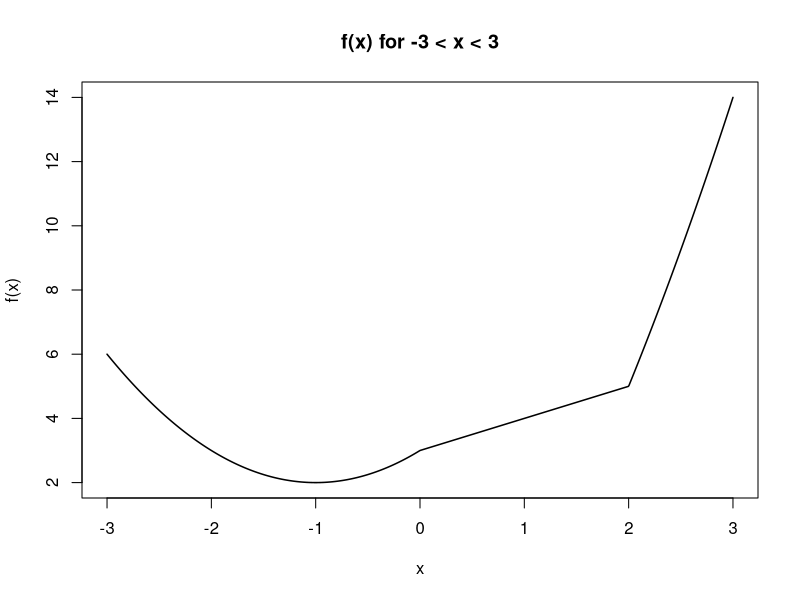
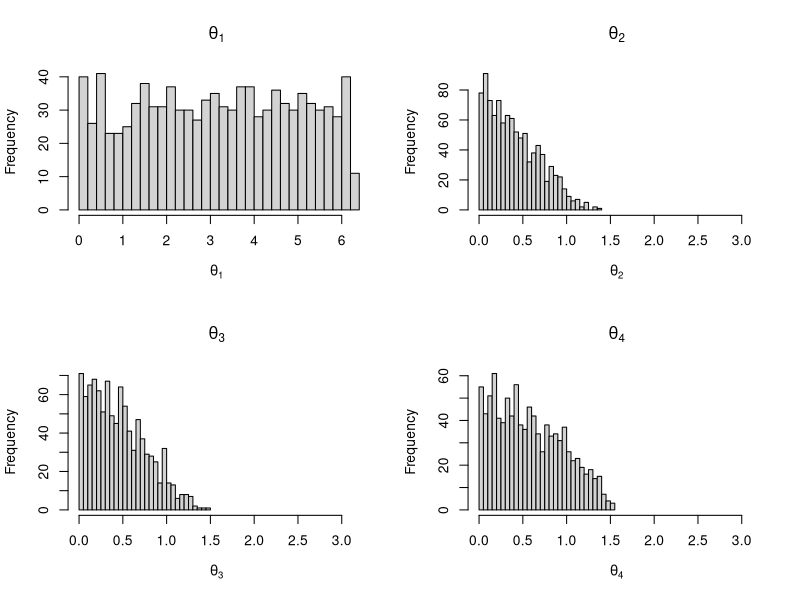

Write the R code that produced these figures, in order.
## ---- chunk 1
# nkMatFor <- function(n, k) {
#   mat <- matrix(0, n, n)
#   
#   diag(mat) <- k
#   
#   for (i in 1:(n-1)) {
#     mat[i, i+1] <- 1
#     mat[i+1, i] <- 1
#   }
#   
#   return(mat)
# }
# 
# n6k5 <- nkMatFor(n = 6,
#               k = 5)
# n6k5
## ---- chunk 2
nkMat <- function(n, k) {
  mat <- matrix(0, n, n)
  
  diag(mat) <- k
  
  mat[row(mat) == col(mat) + 1] <- 1
  mat[row(mat) == col(mat) - 1] <- 1
  
  return(mat)
}

n6k5 <- nkMat(n = 6,
              k = 5)
n6k5
## ---- chunk 3
tmpFn <- function(xVec) {
  result <- numeric(length(xVec))
  
  result[xVec < 0] <- xVec[xVec < 0]^2 + 2 * xVec[xVec < 0] + 3
  result[xVec >= 0 & xVec < 2] <- xVec[xVec >= 0 & xVec < 2] + 3
  result[xVec >= 2] <- xVec[xVec >= 2]^2 + 4 * xVec[xVec >= 2] - 7
  
  result
}

## ---- chunk 4
xValues <- seq(from = -3, 
               to = 3, 
               length.out = 1000)

yValues <- tmpFn(xVec = xValues)

length(xValues) == length(yValues)

plot(x = xValues, y = yValues, 
     type = "l",
     col = "black", 
     lwd = 1.5,
     xlab = "x", 
     ylab = "f(x)", 
     main = "f(x) for -3 < x < 3")
## ---- chunk 5
gcd <- function(m, n) {
  m <- abs(m)
  n <- abs(n)
  
  while (n != 0) {
    remainder <- m %% n
    m <- n
    n <- remainder
  }
  
  m
}
## ---- chunk 6
# Testing examples 
gcd(m = 4*7, 
    n = 4*4*4*7)
gcd(m = 47, 
    n = 93)
## ---- chunk 7
order.matrix <- function(mat) {
  sorted.indices <- order(mat)
  result <- arrayInd(sorted.indices, dim(mat))
  colnames(result) <- c("row", "col")
  result
}
## ---- chunk 8
# order.matrix <- function(mat) {
#   sorted.indices <- order(mat)
#   
#   row.indices <- (sorted.indices - 1) %% nrow(mat) + 1
#   col.indices <- (sorted.indices - 1) %/% nrow(mat) + 1
#   
#   result <- cbind(row = row.indices, 
#                   col = col.indices)
#   result
# }
## ---- chunk 9
set.seed(42)  
testMat <- matrix(data = rchisq(4 * 3, df = 1), 
                      nrow = 4, 
                      ncol = 3)
dim(testMat)
testMat

testResults <- order.matrix(mat = testMat)
testResults
dim(testResults)
## ---- chunk 10
polaroid <- function(x) {
  R <- sqrt(sum(x^2))
  
  # if radius is length 0, then no angles
  if (R == 0) return(c(R))
  
  # for an n length input, return length n, but n-1 are thetas
  theta <- numeric(length(x) - 1)
  
  # atan for arctan 
  theta[1] <- atan2(x[2], x[1])
  if (theta[1] < 0) {
    theta[1] <- theta[1] + 2 * pi 
  }
  
  p <- length(x)
  # only need to do function once if input is 2
  # else need to start iterating 
  if (p > 2) {
    for (i in 2:(p - 1)) {
      numerator <- sqrt(sum(x[i:p]^2))
      denominator <- sqrt(sum(x[(i-1):p]^2))
      theta[i] <- acos(numerator / denominator)
    }
  }
  
  dat <- c(R, theta)
  dat 
}
## ---- chunk 11
x <- c(1, 2, 3)
polarRep <- polaroid(x)
polarRep
## ---- chunk 12
normalize <- function(x) {
  rowNorm <- sqrt(rowSums(x^2))
  normMat <- x / rowNorm
  
  normMat[is.nan(normMat)] <- 0
  normMat
}

# here's one using sweep 
# normalize <- function(x) {
#   rowNorm <- sqrt(rowSums(x^2))
#   normMat <- sweep(x, 1, row_norms, FUN = "/")
#   normMat[is.nan(normMat)] <- 0
#   normMat
# }
## ---- chunk 13
set.seed(42)  
testMat <- matrix(data = rnorm(12), 
                  nrow = 4, 
                  ncol = 3)
testMat
rowSums(testMat^2)

normMatEx <- normalize(x = testMat)
normMatEx
rowSums(normMatEx^2)
## ---- chunk 14
set.seed(42)  

y <- matrix(data = rnorm(1000 * 5), 
            nrow = 1000, 
            ncol = 5)

z <- apply(X = y, 
           MARGIN = 2,
           FUN = function(col) {
             normalize(x = matrix(col, ncol = 1))
             }
           )

ksTests <- apply(X = z, 
                  MARGIN = 2, 
                  FUN = function(col) {
                    ks.test(col, "punif", min = -1, max = 1)
                    }
                  )

ksTests
## ---- chunk 15
polarRep <- t(apply(X = y,
                    MARGIN = 1,
                    FUN = polaroid))

rVal <- polarRep[, 1]
thetaVal <- polarRep[, -1]
# thetaVal <- if (ncol(polarRep) > 1) polarRep[, -1] else NA
## ---- chunk 16
rSq <- rVal^2
csTest <- ks.test(rSq, "pchisq", df = 5)
csTest
## ---- chunk 17
par(mfrow = c(2, 2))

hist(thetaVal[, 1], 
     breaks = 30, 
     main = expression(theta[1]), 
     xlab = expression(theta[1]), 
     xlim = c(0, 2 * pi))

hist(thetaVal[, 2], 
     breaks = 30, 
     main = expression(theta[2]), 
     xlab = expression(theta[2]), 
     xlim = c(0, pi))

hist(thetaVal[, 3], 
     breaks = 30, 
     main = expression(theta[3]), 
     xlab = expression(theta[3]), 
     xlim = c(0, pi))

hist(thetaVal[, 4], 
     breaks = 30, 
     main = expression(theta[4]), 
     xlab = expression(theta[4]), 
     xlim = c(0, pi))

## ---- chunk 18
theta1Test <- ks.test(x = thetaVal[, 1] / (2 * pi), 
                      y = "punif", 
                      min = 0, 
                      max = 1)
theta2Test <- ks.test(x = thetaVal[, 2] / pi, 
                      y = "punif", 
                      min = 0, 
                      max = 1)
theta3Test <- ks.test(x = thetaVal[, 3] / pi, 
                      y = "punif", 
                      min = 0, 
                      max = 1)
theta4Test <- ks.test(x = thetaVal[, 4] / pi, 
                      y = "punif", 
                      min = 0, 
                      max = 1)

list(theta1 = theta1Test, 
     theta2 = theta2Test,
     theta3 = theta3Test, 
     theta4 = theta4Test)
